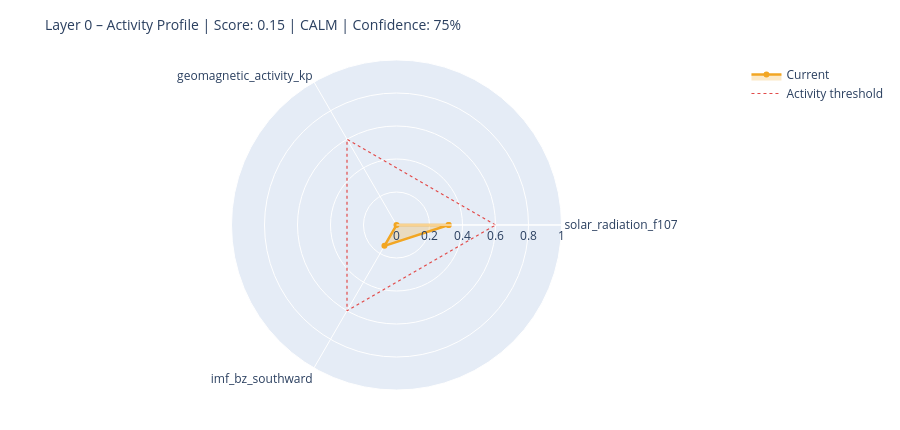

Notebook code cell kept with this figure:
### Markdown cell above
---
## 6. State Assessment & Handoff to Layer 1

### Code cell
# ============================================================
# STEP 1 – Collect raw values with source modes
# Mode: 'primary' | 'fallback_3h' | 'last_valid' | 'missing'
# ============================================================

def safe_last(df, col):
    if df is None or col not in df.columns: return None
    s = df[col].dropna()
    return float(s.iloc[-1]) if not s.empty else None

f107_now = safe_last(df_f107, 'f10.7')
bz_now   = safe_last(df_mag,  'bz_gsm')
kp_now   = safe_last(df_kp,   'kp')
sw_now   = safe_last(df_sw,   'speed')

source_modes = {
    'F10.7':    'primary'  if f107_now is not None else 'missing',
    'Kp':       'primary'  if kp_now   is not None else 'missing',
    'IMF_Bz':   'primary'  if bz_now   is not None else 'missing',
    'SW_speed': 'primary'  if sw_now   is not None else 'missing',
}

# Kp Fallback – 3h endpoint
if kp_now is None:
    try:
        r = requests.get(
            'https://services.swpc.noaa.gov/json/noaa-planetary-k-index.json',
            timeout=10)
        r.raise_for_status()
        fb = pd.DataFrame(r.json())
        tc = next((c for c in fb.columns if 'time' in c.lower()), fb.columns[0])
        kc = next((c for c in fb.columns if 'kp' in c.lower() and c != tc), None)
        if kc:
            fb[kc] = fb[kc].astype(str).str.extract(r'([0-9]+(?:\.[0-9]*)?)')[0]
            fb[kc] = pd.to_numeric(fb[kc], errors='coerce')
            fb = fb[fb[kc] >= 0].dropna(subset=[kc])
            if not fb.empty:
                kp_now = float(fb[kc].iloc[-1])
                source_modes['Kp'] = 'fallback_3h'
                print(f'  Kp fallback (3h): {kp_now:.1f}')
    except Exception as e:
        print(f'  Kp fallback failed: {e}')

# Solar Wind Fallback – last valid value
if sw_now is None and df_sw is not None and 'speed' in df_sw.columns:
    s = df_sw['speed'].dropna()
    if not s.empty:
        sw_now = float(s.iloc[-1])
        source_modes['SW_speed'] = 'last_valid'
        print(f'  SW fallback (last_valid): {sw_now:.0f} km/s')

print()
print('Source modes:', source_modes)

# ============================================================
# STEP 2 – Score from available components only
# ============================================================

def norm(v, lo, hi):
    if v is None: return None
    return max(0.0, min(1.0, (v - lo) / (hi - lo)))

COMPONENTS = {
    'solar_radiation_f107':    (f107_now, norm(f107_now, 60, 250)),
    'geomagnetic_activity_kp': (kp_now,   norm(kp_now,   0,   9)),
    'imf_bz_southward':        (bz_now,   norm(-(bz_now or 0) if bz_now else None, -5, 30)
                                           if bz_now is not None else None),
    'solar_wind_speed':        (sw_now,   norm(sw_now, 300, 800)),
}

available   = {k: v[1] for k, v in COMPONENTS.items() if v[1] is not None}
unavailable = [k for k, v in COMPONENTS.items() if v[1] is None]

layer0_score = round(sum(available.values()) / len(available), 4) if available else None
confidence   = round(len(available) / len(COMPONENTS), 2)

level = ('unknown'  if layer0_score is None
         else 'calm'     if layer0_score < 0.3
         else 'moderate' if layer0_score < 0.6
         else 'active')

# ============================================================
# STEP 3 – Dominant Driver
# ============================================================

def dominant_driver(kp, f107, bz, sw):
    candidates = []
    if kp   is not None and kp   >= 4:   candidates.append(('geomagnetic',    kp / 9))
    if sw   is not None and sw   >= 500:  candidates.append(('solar_wind',     sw / 800))
    if bz   is not None and bz   <= -5:   candidates.append(('imf_southward',  abs(bz) / 30))
    if f107 is not None and f107 >= 150:  candidates.append(('solar_radiation',f107 / 250))
    return max(candidates, key=lambda x: x[1])[0] if candidates else 'none'

driver = dominant_driver(kp_now, f107_now, bz_now, sw_now)

# ============================================================
# STEP 4 – Downstream expectations
# ============================================================

def downstream_expectation(driver, score, kp, bz, f107):
    exp = {
        'magnetosphere':        'calm',
        'ionosphere':           'calm',
        'schumann_resonance':   'unchanged',
        'lithosphere_currents': 'low',
    }
    if driver == 'geomagnetic' or (kp and kp >= 5):
        exp['magnetosphere']        = 'compressed / storm'
        exp['ionosphere']           = 'elevated disturbance (TEC variability)'
        exp['schumann_resonance']   = 'elevated amplitude possible'
        exp['lithosphere_currents'] = 'elevated induction currents'
    elif driver == 'imf_southward' or (bz and bz <= -5):
        exp['magnetosphere']        = 'energy coupling active'
        exp['ionosphere']           = 'elevated electron density possible'
        exp['schumann_resonance']   = 'slight modulation possible'
    elif driver == 'solar_radiation' or (f107 and f107 >= 150):
        exp['ionosphere']           = 'elevated ionization (F-layer)'
        exp['schumann_resonance']   = 'slightly elevated background activity'
    return exp

downstream = downstream_expectation(driver, layer0_score, kp_now, bz_now, f107_now)

# ============================================================
# CONSOLE OUTPUT
# ============================================================

W = 58
print('=' * W)
print('LAYER 0 – STATE ASSESSMENT')
print('=' * W)
for name, (raw_v, score_v) in COMPONENTS.items():
    if score_v is not None:
        bar = '█' * int(score_v * 20) + '░' * (20 - int(score_v * 20))
        print(f'  {name:<35}  {bar}  {score_v:.2f}')
    else:
        print(f'  {name:<35}  {"─" * 20}  n/a')
print('-' * W)
print(f'  Score ({len(available)}/{len(COMPONENTS)} components):  {layer0_score:.3f}')
print(f'  Confidence:         {confidence:.0%}')
print(f'  Level:              {level.upper()}')
print(f'  Dominant Driver:    {driver}')

# Radar chart
cats = list(available.keys())
vals = list(available.values())
if len(cats) >= 3:
    fig = go.Figure()
    fig.add_trace(go.Scatterpolar(
        r=vals + [vals[0]], theta=cats + [cats[0]],
        fill='toself', fillcolor='rgba(242,166,35,0.25)',
        line=dict(color='#F2A623', width=2.5), name='Current'
    ))
    fig.add_trace(go.Scatterpolar(
        r=[0.6] * (len(cats) + 1), theta=cats + [cats[0]],
        line=dict(color='#E24B4A', dash='dot', width=1.2),
        mode='lines', name='Activity threshold'
    ))
    fig.update_layout(
        title=dict(text=f'Layer 0 – Activity Profile | Score: {layer0_score:.2f} | {level.upper()} | Confidence: {confidence:.0%}',
                   font=dict(size=14)),
        polar=dict(radialaxis=dict(visible=True, range=[0, 1])),
        height=430, showlegend=True,
        margin=dict(l=60, r=60, t=60, b=40)
    )
    fig.show()

### Figure 1 — Plotly figure (JSON) as saved in the notebook; plotly's stock layout.template omitted (floating-point values rounded to 4 significant figures)
{"data": [{"fill": "toself", "fillcolor": "rgba(242,166,35,0.25)", "line": {"color": "#F2A623", "width": 2.5}, "name": "Current", "r": [0.3158, 0.0, 0.146, 0.3158], "theta": ["solar_radiation_f107", "geomagnetic_activity_kp", "imf_bz_southward", "solar_radiation_f107"], "type": "scatterpolar"}, {"line": {"color": "#E24B4A", "dash": "dot", "width": 1.2}, "mode": "lines", "name": "Activity threshold", "r": [0.6, 0.6, 0.6, 0.6], "theta": ["solar_radiation_f107", "geomagnetic_activity_kp", "imf_bz_southward", "solar_radiation_f107"], "type": "scatterpolar"}], "layout": {"height": 430, "margin": {"b": 40, "l": 60, "r": 60, "t": 60}, "polar": {"radialaxis": {"range": [0, 1], "visible": true}}, "showlegend": true, "title": {"font": {"size": 14}, "text": "Layer 0 – Activity Profile | Score: 0.15 | CALM | Confidence: 75%"}}}
